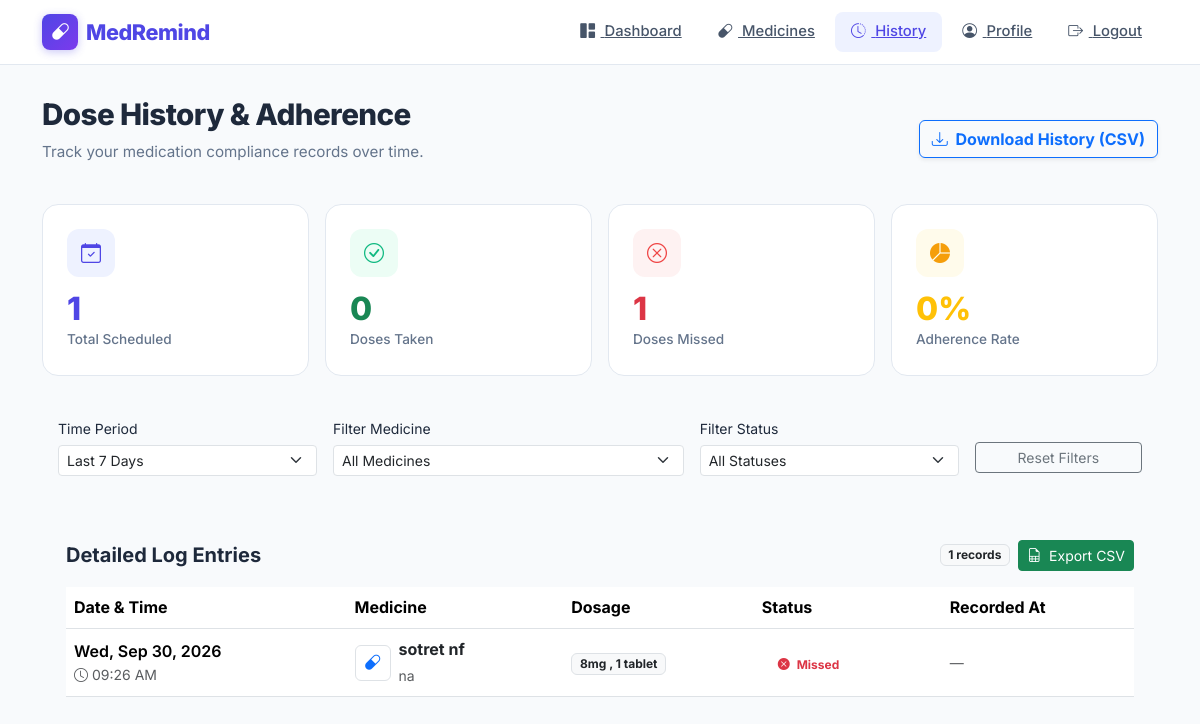
Page /history/ (signed in) on the committed database.
### reminders/models.py (models this page shows, shortened)
class DoseLog(models.Model):
    STATUS_CHOICES = [
        ('pending', 'Pending'),
        ('taken', 'Taken'),
        ('missed', 'Missed'),
        ('skipped', 'Skipped'),
    ]
    medicine = models.ForeignKey(Medicine, on_delete=models.CASCADE, related_name='dose_logs')
    user = models.ForeignKey(User, on_delete=models.CASCADE, related_name='dose_logs')
    scheduled_date = models.DateField()
    scheduled_time = models.TimeField()
    status = models.CharField(max_length=10, choices=STATUS_CHOICES, default='pending')
    taken_at = models.DateTimeField(null=True, blank=True)
    notes = models.TextField(blank=True)
    created_at = models.DateTimeField(auto_now_add=True)
    class Meta:
        ordering = ['-scheduled_date', 'scheduled_time']
        unique_together = ['medicine', 'scheduled_date', 'scheduled_time']

class Medicine(models.Model):
    FREQUENCY_CHOICES = [
        ('once', 'Once a day'),
        ('twice', 'Twice a day'),
        ('thrice', 'Three times a day'),
        ('custom', 'Custom times'),
    ]
    MEAL_CHOICES = [
        ('before', 'Before Meal'),
        ('after', 'After Meal'),
        ('with', 'With Meal'),
        ('anytime', 'Anytime'),
    ]
    user = models.ForeignKey(User, on_delete=models.CASCADE, related_name='medicines')
    name = models.CharField(max_length=200)
    dosage = models.CharField(max_length=100, help_text='e.g., 500mg, 1 tablet')
    frequency = models.CharField(max_length=20, choices=FREQUENCY_CHOICES, default='once')
    meal_instruction = models.CharField(max_length=20, choices=MEAL_CHOICES, default='after')
    time_slot_1 = models.TimeField(help_text='Morning/First dose time')
    time_slot_2 = models.TimeField(null=True, blank=True, help_text='Afternoon/Second dose time')
    time_slot_3 = models.TimeField(null=True, blank=True, help_text='Evening/Third dose time')
    start_date = models.DateField(default=timezone.now)
    end_date = models.DateField(null=True, blank=True, help_text='Leave blank for ongoing')
    notes = models.TextField(blank=True, help_text='Any special instructions')
    image = models.ImageField(upload_to='medicines/', null=True, blank=True, help_text='Photo of medicine box or tablet for easy visual reference')
    is_active = models.BooleanField(default=True)
    created_at = models.DateTimeField(auto_now_add=True)
    updated_at = models.DateTimeField(auto_now=True)
    class Meta:
        ordering = ['time_slot_1']
        verbose_name_plural = 'Medicines'

### reminders/views.py (the view)
# urls.py: path('history/', views.history_view, name='history'),
@login_required
def history_view(request):
    days_filter = request.GET.get('days', '7')
    medicine_filter = request.GET.get('medicine', 'all')
    status_filter = request.GET.get('status', 'all')
    try:
        days = int(days_filter)
    except ValueError:
        days = 7
    start_date = date.today() - timedelta(days=days)
    logs = DoseLog.objects.filter(
        user=request.user,
        scheduled_date__gte=start_date,
    ).select_related('medicine').order_by('-scheduled_date', 'scheduled_time')
    if medicine_filter != 'all':
        try:
            logs = logs.filter(medicine_id=int(medicine_filter))
        except ValueError:
            pass
    if status_filter != 'all':
        logs = logs.filter(status=status_filter)
    total_logs = logs.count()
    taken_count = logs.filter(status='taken').count()
    missed_count = logs.filter(status='missed').count()
    pending_count = logs.filter(status='pending').count()
    adherence = round((taken_count / total_logs) * 100) if total_logs > 0 else 0
    daily_data = []
    for i in range(days, -1, -1):
        d = date.today() - timedelta(days=i)
        day_logs = DoseLog.objects.filter(user=request.user, scheduled_date=d)
        day_total = day_logs.count()
        day_taken = day_logs.filter(status='taken').count()
        daily_data.append({
            'date': d.strftime('%b %d'),
            'taken': day_taken,
            'total': day_total,
            'rate': round((day_taken / day_total) * 100) if day_total > 0 else 0,
        })
    user_medicines = Medicine.objects.filter(user=request.user)
    context = {
        'logs': logs,
        'total_logs': total_logs,
        'taken_count': taken_count,
        'missed_count': missed_count,
        'pending_count': pending_count,
        'adherence': adherence,
        'daily_data': daily_data,
        'user_medicines': user_medicines,
        'days_filter': days_filter,
        'medicine_filter': medicine_filter,
        'status_filter': status_filter,
    }
    return render(request, 'reminders/history.html', context)

### templates/reminders/history.html (shortened to what this page needs)
{% extends 'base.html' %}
{% load static %}
{% block navbar %}
<nav class="navbar-custom">
    <div class="container d-flex justify-content-between align-items-center">
        <a href="{% url 'dashboard' %}" class="navbar-brand-custom">
            <span class="brand-icon"><i class="bi bi-capsule"></i></span>
            MedRemind
        </a>
        <div class="d-flex align-items-center gap-1">
            <a href="{% url 'dashboard' %}" class="nav-link-custom" id="nav-dashboard"><i class="bi bi-grid-1x2-fill"></i> Dashboard</a>
            <a href="{% url 'medicine_list' %}" class="nav-link-custom" id="nav-medicines"><i class="bi bi-capsule"></i> Medicines</a>
            <a href="{% url 'history' %}" class="nav-link-custom active" id="nav-history"><i class="bi bi-clock-history"></i> History</a>
            <a href="{% url 'profile' %}" class="nav-link-custom" id="nav-profile"><i class="bi bi-person-circle"></i> Profile</a>
            <a href="{% url 'logout' %}" class="nav-link-custom" id="nav-logout"><i class="bi bi-box-arrow-right"></i> Logout</a>
        </div>
    </div>
</nav>
{% endblock %}
{% block content %}
<div class="dashboard-wrapper">
    <div class="container">
        <div class="page-header d-flex justify-content-between align-items-center flex-wrap gap-3 mb-4">
            <div>
                <h1 class="page-title">Dose History & Adherence</h1>
                <p class="page-subtitle">Track your medication compliance records over time.</p>
            </div>
            <div>
                <a href="{% url 'export_history' %}" class="btn btn-outline-primary fw-bold shadow-sm">
                    <i class="bi bi-download me-1"></i> Download History (CSV)
                </a>
            </div>
        </div>
        <div class="row g-3 mb-4">
            <div class="col-6 col-lg-3">
                <div class="stat-card primary">
                    <div class="stat-icon"><i class="bi bi-calendar-check"></i></div>
                    <div class="stat-value">{{ total_logs }}</div>
                    <div class="stat-label">Total Scheduled</div>
                </div>
            </div>
            <div class="col-6 col-lg-3">
                <div class="stat-card success">
                    <div class="stat-icon"><i class="bi bi-check-circle"></i></div>
                    <div class="stat-value text-success">{{ taken_count }}</div>
                    <div class="stat-label">Doses Taken</div>
                </div>
            </div>
            <div class="col-6 col-lg-3">
                <div class="stat-card danger">
                    <div class="stat-icon"><i class="bi bi-x-circle"></i></div>
                    <div class="stat-value text-danger">{{ missed_count }}</div>
                    <div class="stat-label">Doses Missed</div>
                </div>
            </div>
            <div class="col-6 col-lg-3">
                <div class="stat-card warning">
                    <div class="stat-icon"><i class="bi bi-pie-chart-fill"></i></div>
                    <div class="stat-value text-warning">{{ adherence }}%</div>
                    <div class="stat-label">Adherence Rate</div>
                </div>
            </div>
        </div>
        <div class="glass-card p-3 mb-4">
            <form method="get" class="row g-3 align-items-center">
                <div class="col-md-3">
                    <label class="form-label small font-weight-600 mb-1">Time Period</label>
                    <select name="days" class="form-select form-select-sm" onchange="this.form.submit()">
                        <option value="7" {% if days_filter == '7' %}selected{% endif %}>Last 7 Days</option>
                    </select>
                </div>
                <div class="col-md-4">
                    <label class="form-label small font-weight-600 mb-1">Filter Medicine</label>
                    <select name="medicine" class="form-select form-select-sm" onchange="this.form.submit()">
                        <option value="all" {% if medicine_filter == 'all' %}selected{% endif %}>All Medicines</option>
                    </select>
                </div>
                <div class="col-md-3">
                    <label class="form-label small font-weight-600 mb-1">Filter Status</label>
                    <select name="status" class="form-select form-select-sm" onchange="this.form.submit()">
                        <option value="all" {% if status_filter == 'all' %}selected{% endif %}>All Statuses</option>
                    </select>
                </div>
                <div class="col-md-2 d-flex align-items-end">
                    <a href="{% url 'history' %}" class="btn btn-sm btn-outline-secondary w-100 mt-4">Reset Filters</a>
                </div>
            </form>
        </div>
        <div class="glass-card p-4">
            <div class="d-flex justify-content-between align-items-center mb-3">
                <h5 class="fw-bold mb-0">Detailed Log Entries</h5>
                <div class="d-flex gap-2 align-items-center">
                    <span class="badge bg-light text-dark border">{{ logs|length }} records</span>
                    <a href="{% url 'export_history' %}" class="btn btn-sm btn-success">
                        <i class="bi bi-file-earmark-spreadsheet me-1"></i> Export CSV
                    </a>
                </div>
            </div>
            {% if logs %}
            <div class="table-responsive">
                <table class="table table-hover align-middle custom-table">
                    <thead>
                        <tr>
                            <th>Date & Time</th>
                            <th>Medicine</th>
                            <th>Dosage</th>
                            <th>Status</th>
                            <th>Recorded At</th>
                        </tr>
                    </thead>
                    <tbody>
                        {% for log in logs %}
                        <tr>
                            <td>
                                <div class="fw-semibold">{{ log.scheduled_date|date:"D, M d, Y" }}</div>
                                <div class="small text-muted"><i class="bi bi-clock me-1"></i>{{ log.scheduled_time|time:"h:i A" }}</div>
                            </td>
                            <td>
                                <div class="d-flex align-items-center gap-2">
                                    {% if log.medicine.image %}
                                        <img src="{{ log.medicine.image.url }}" alt="{{ log.medicine.name }}" class="rounded border shadow-sm" style="width: 36px; height: 36px; object-fit: cover;">
                                    {% else %}
                                        <div class="bg-primary-soft text-primary rounded border d-flex align-items-center justify-content-center" style="width: 36px; height: 36px;">
                                            <i class="bi bi-capsule"></i>
                                        </div>
                                    {% endif %}
                                    <div>
                                        <div class="fw-bold text-dark">{{ log.medicine.name }}</div>
                                        <small class="text-muted">{{ log.medicine.notes|default:"" }}</small>
                                    </div>
                                </div>
                            </td>
                            <td>
                                <span class="badge bg-light text-dark border">{{ log.medicine.dosage }}</span>
                            </td>
                            <td>
                                {% if log.status == 'taken' %}
                                    <span class="badge bg-success-soft text-success px-3 py-1 rounded-pill"><i class="bi bi-check-circle-fill me-1"></i> Taken</span>
                                {% elif log.status == 'missed' %}
                                    <span class="badge bg-danger-soft text-danger px-3 py-1 rounded-pill"><i class="bi bi-x-circle-fill me-1"></i> Missed</span>
                                {% elif log.status == 'skipped' %}
                                    <span class="badge bg-secondary text-white px-3 py-1 rounded-pill"><i class="bi bi-dash-circle-fill me-1"></i> Skipped</span>
                                {% else %}
                                    <span class="badge bg-warning-soft text-warning px-3 py-1 rounded-pill"><i class="bi bi-clock-history me-1"></i> Pending</span>
                                {% endif %}
                            </td>
                            <td>
                                {% if log.taken_at %}
                                    <span class="small text-muted"><i class="bi bi-check2 me-1"></i>{{ log.taken_at|date:"M d, h:i A" }}</span>
                                {% else %}
                                    <span class="small text-muted">—</span>
                                {% endif %}
                            </td>
                        </tr>
                        {% endfor %}
                    </tbody>
                </table>
            </div>
            {% else %}
            <div class="text-center py-5">
                <i class="bi bi-clock-history text-muted" style="font-size: 3rem;"></i>
                <h5 class="mt-3 text-muted">No dose records found</h5>
                <p class="small text-muted">Try changing the filters above to see more records.</p>
            </div>
            {% endif %}
        </div>
    </div>
</div>
{% endblock %}

### templates/base.html (shortened to what this page needs)
{% load static %}
<!DOCTYPE html>
<html lang="en">
<head>
    <link href="https://cdn.jsdelivr.net/npm/bootstrap@5.3.3/dist/css/bootstrap.min.css" rel="stylesheet">
    <link href="https://cdn.jsdelivr.net/npm/bootstrap-icons@1.11.3/font/bootstrap-icons.min.css" rel="stylesheet">
    <link rel="stylesheet" href="{% static 'css/style.css' %}">
</head>
<body>
    {% block navbar %}{% endblock %}
    {% block content %}{% endblock %}
</body>
</html>

### rows in the picture
DoseLog: scheduled_date "Wed, Sep 30, 2026", scheduled_time "09:26 AM", medicine.name "sotret nf", medicine.notes "na", medicine.dosage "8mg , 1 tablet", status "missed" (drawn)

### other values in the picture
{{ total_logs }} "1"
{{ taken_count }} "0"
{{ missed_count }} "1"
{{ adherence }} "0"
{{ logs|length }} "1"
